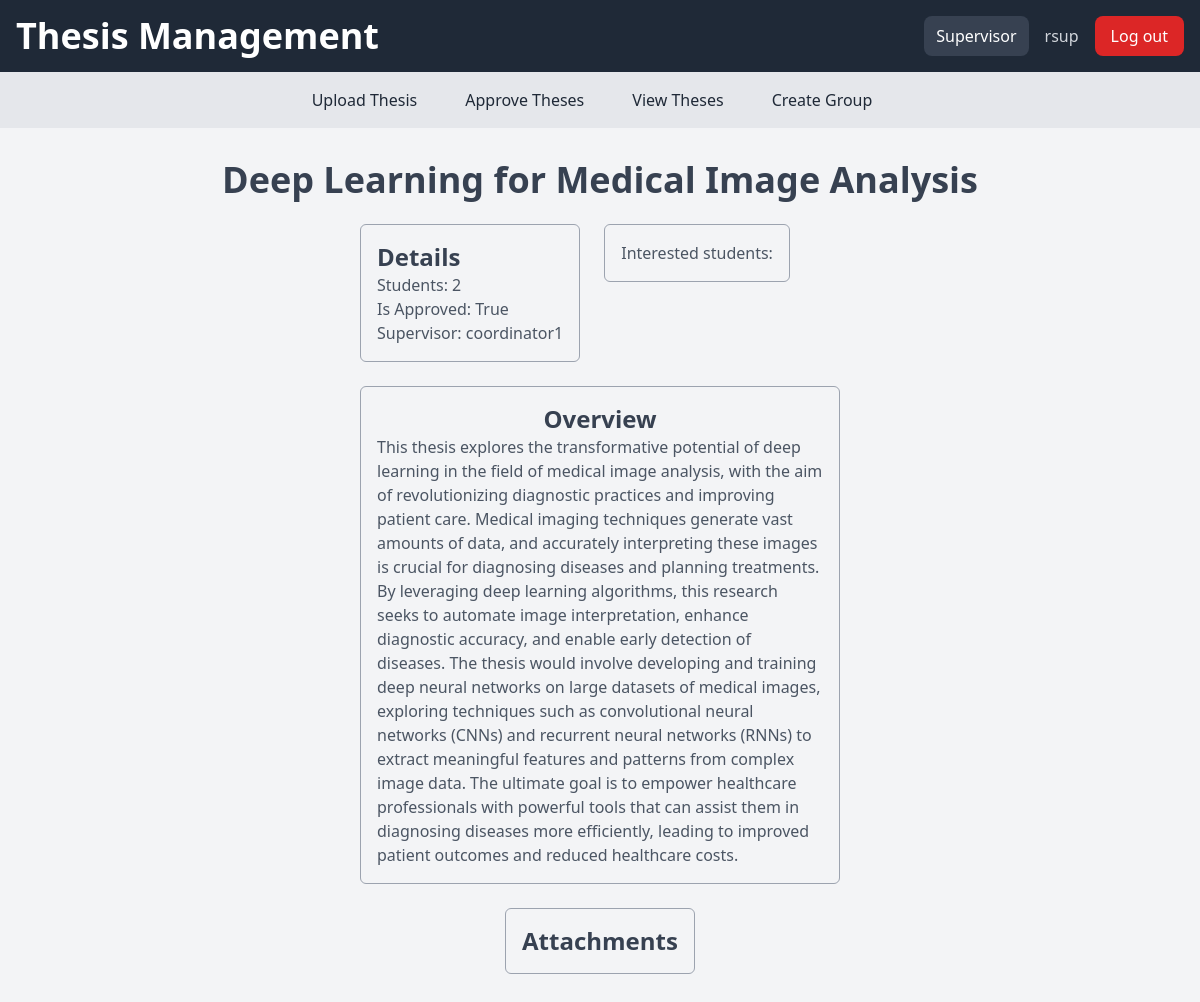
/view_theses/3/ (signed in), run on an earlier commit of the app's database.
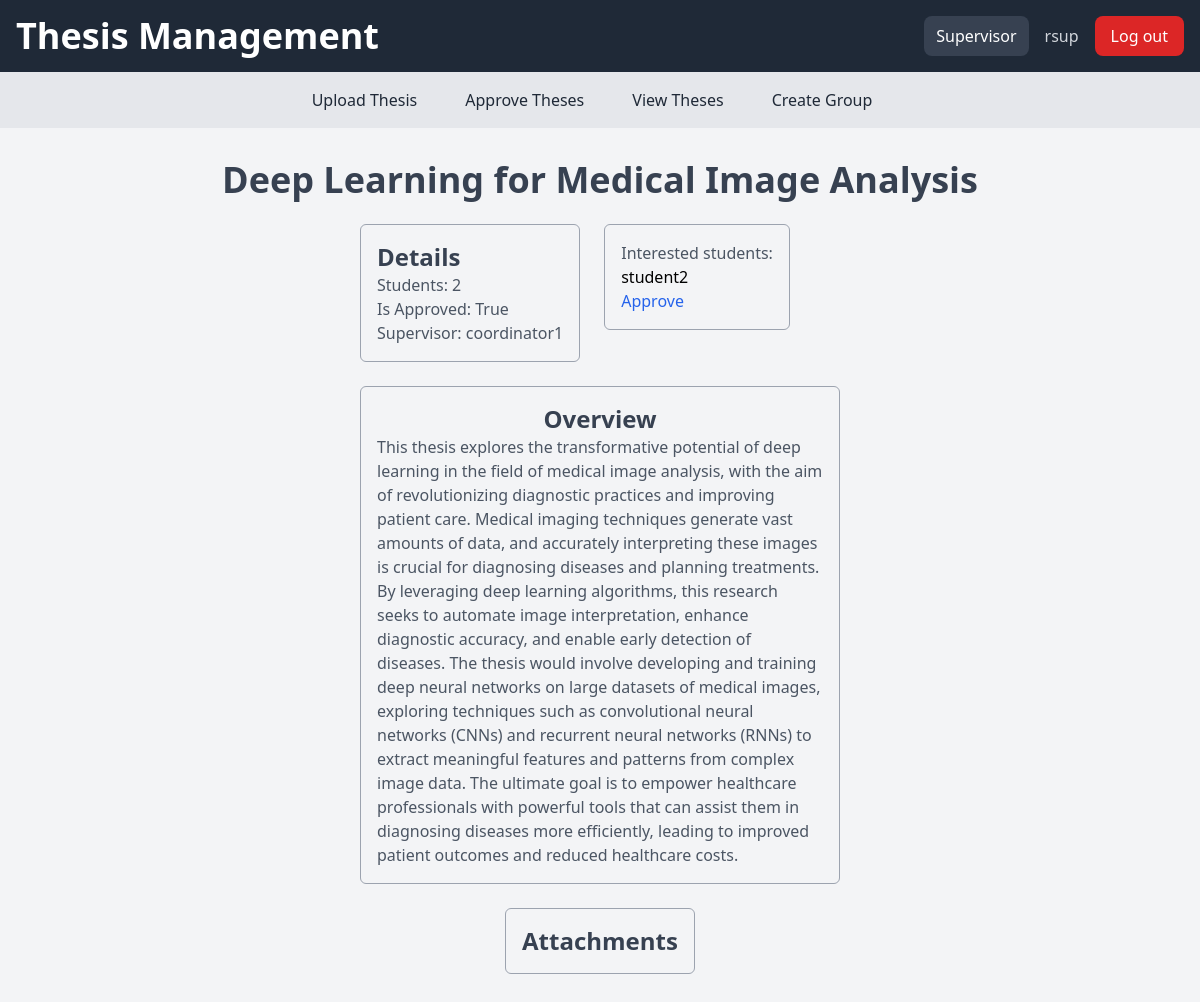
And on a later commit of the database.
### app_week6/models.py (models this page shows)
class User(AbstractUser):
    USER_TYPE_CHOICES = (
        (1, 'Admin'),
        (2, 'Supervisor'),
        (3, 'Project Coordinator'),
        (4, 'Student'),
    )
    user_type = models.PositiveSmallIntegerField(choices=USER_TYPE_CHOICES, default=4)

### app_week6/views.py (the view)
# urls.py: path('view_theses/<int:thesis_id>/', views.thesis_detail, name='view_theses'),
@login_required
def thesis_detail(request, thesis_id):
    thesis = Thesis.objects.get(pk=thesis_id)
    if ((request.user.user_type == 1) or (request.user.user_type == 2) or (request.user.user_type == 3) or (request.user.user_type == 4)):
        return render(request, 'app_week6/thesis_detail.html', {'thesis': thesis})
    else:
        messages.error(request, "Not authorized to view thesis")
        return redirect('blank')

### app_week6/templates/app_week6/thesis_detail.html (shortened to what this page needs)
{% extends 'app_week6/base.html' %}
{% block content %}
<div class="container mx-auto p-4 flex flex-col items-center justify-center">
    <h1 class="text-4xl font-bold text-gray-700 mb-6">{{ thesis.title }}</h1>
    <div class="flex flex-row items-start justify-start w-1/2 mb-6 space-x-6">
        <div class="flex flex-col items-start justify-start border border-gray-400 rounded-md p-4">
            <h2 class="text-2xl font-bold text-gray-700">Details</h2>
            <p class="text-gray-600">Students: {{ thesis.students.count }}</p>
            <p class="text-gray-600">Is Approved: {{ thesis.is_approved }}</p>
            <p class="text-gray-600">Supervisor: {{ thesis.supervisor }}</p>
        </div>
        {% if user.user_type != 4 %}
        <div class="flex flex-col items-start justify-start border border-gray-400 rounded-md p-4">
            <p class="text-gray-600">Interested students:</p>
            <ul>
                {% for student in thesis.interested.all %}
                    <li>{{ student.username }}</li>
                    <li>
                        {% if not student in thesis.students.all %}
                            <a href="{% url 'approve_student' thesis.id student.id %}" class="text-blue-600 hover:text-blue-800">Approve</a>
                        {% endif %}
                    </li>
                {% endfor %}
            </ul>
        </div>
        {% endif %}
    </div>
    <div class="flex flex-col items-center justify-center w-1/2 mb-6">
        <div class="flex flex-col items-center justify-center border border-gray-400 rounded-md p-4">
            <h2 class="text-2xl font-bold text-gray-700">Overview</h2>
            <p class="text-gray-600">{{ thesis.description|safe }}</p>
        </div>
        <div class="flex flex-col items-center justify-center border border-gray-400 rounded-md p-4 mt-6">
            <h2 class="text-2xl font-bold text-gray-700">Attachments</h2>
        </div>
    </div>
</div>
{% endblock content %}

What changed in the data, as far as the page shows it:
now on this page (row edited): User: username "student2", shows "Approve"
